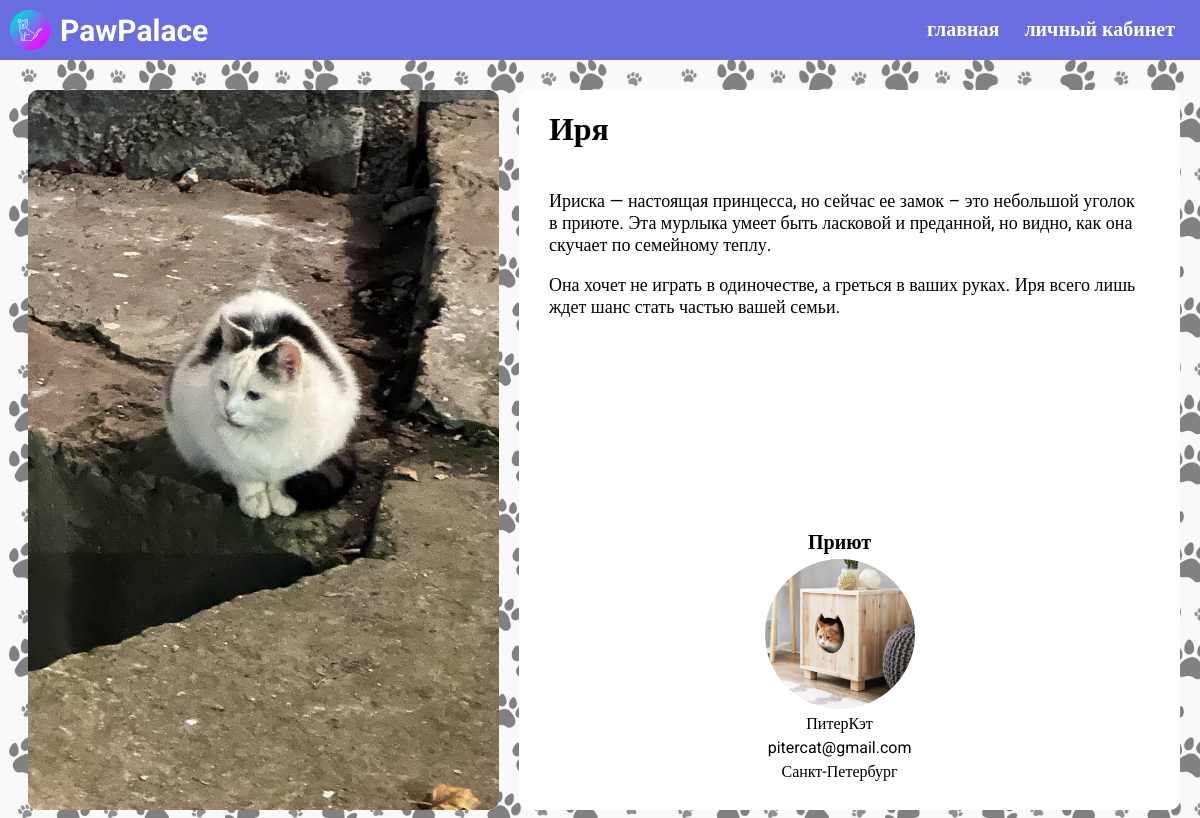
The page /Cat/2/ (signed in) on the database its author committed.
### main/models.py (models this page shows, shortened)
class Cat(models.Model):
    Cattitle = models.CharField('Заголовок', max_length=100, default="")
    Catdescriptionshort = models.CharField('Краткое описание', max_length=80, default="")
    Catname = models.CharField('Кличка', max_length=80, default="")
    Catdescription = models.TextField('Описание', max_length=8000, default="")
    Catpic = models.ImageField('Главное фото', upload_to='imgs/Cats/', default=0)
    Catplace = models.CharField('Город', max_length=200, default="")
    hostpic = models.ImageField('Фото приюта', upload_to='imgs/Cats/avatars/', default=0)
    hostname = models.CharField('Приют', max_length=100, default="")
    hostemail = models.EmailField('Почта приюта', max_length=100, default="")

### main/views.py (the view)
# urls.py: path('Cat/<int:pk>/', views.Cat_detail, name='Cat_detail'),
def Cat_detail(request, pk):
    cat_instance = get_object_or_404(Cat, pk=pk)
    hostnameclean = ' '.join(str(cat_instance.hostname).replace('_', '-').split('-'))
    return render(request, 'Cat_detail.html', {'Cat': cat_instance, 'hostname': hostnameclean})

### main/templates/cat_detail.html (shortened to what this page needs)
{% extends 'base.html' %}
{% block content %}
<div class="container">
    <div class="main-Cat-inner">
        <div class="main-Cat-window">
            <div class="main-Cat-info-container">
                <img src="{{ Cat.Catpic.url }}" class="main-Cat-img">
            </div>
        </div>
        <div class="main-Cat-description">
            <div class="description-container">
                <div class="description-title">{{ Cat.Catname }}</div>
                <div class="description">
                    {% autoescape off %}{{ Cat.Catdescription }}{% endautoescape %}
                </div>
                <div class="main-Cat-host-title">Приют</div>
                <div class="main-Cat-host-description-container">
                    <img class="main-Cat-host-avatar" src="{{ Cat.hostpic.url }}">
                    <div class="main-Cat-host-description">{{ hostname }}</div>
                    <div class="main-Cat-host-description">{{ Cat.hostemail }}</div>
                    <div class="main-Cat-host-description">{{ Cat.Catplace }}</div>
                </div>
            </div>
        </div>
    </div>
</div>
{% endblock content%}

### static/css/styles.css (style rules this page uses)
body { background: url(../../media/imgs/back.png); background-size: 55%; }
.container { margin-top: 10px; }
.main-Cat-inner { width: 99%; font-family: 'Roboto'; justify-content: center; flex-direction: row; display: flex; }
.main-Cat-window { height: 600px; width: 600px; position: relative; margin-top: 70px; margin-left:10px; border-radius: 10px; display: inline-flex; margin-right: 20px; }
.main-Cat-info-container { width: 100%; margin-left: 10px; margin-top: 10px; height: 120%; background-color: white; border-radius: 10px; display: block; }
.main-Cat-img { width: 100%; flex-wrap: wrap; object-fit: cover; border-radius: 10px; height: 100%; }
.main-Cat-host-title { font-weight: 700; font-size: 20px; text-align: center; margin-top: 20px; }
.main-Cat-host-avatar { width: 150px; height: 150px; flex-wrap: wrap; object-fit: cover; border-radius: 100px; margin: auto; display: block; position: relative; margin-top: 5px; }
.main-Cat-host-description { text-align: center; margin-top: 5px; }
.main-Cat-description { width: 800px; background-color: white; position: relative; display: inline; height: 720px; margin-top: 80px; border-radius: 10px; padding-right: 20px; }
.description-title { font-size: 32px; font-weight: 700; margin-left: 30px; margin-top: 20px; width: 100%; height: 80px; }
.description { margin-left: 30px; margin-right: 20px; height: 320px; font-size: 18px; font-weight: 400; }

### rows shown on the page
Cat: Catpic (picture), Catname "Иря", Catdescription "Ириска — настоящая принцесса, но сейчас ее замок – это небольшой уголок в приюте. Эта мурлыка умеет быть ласковой и преданной, но видно, как она скучает по семейному теплу. Она хочет не играть в одиночестве, а греться в ваших руках. Иря всего лишь ждет шанс стать частью вашей семьи.", hostpic (picture), hostname "ПитерКэт", hostemail "pitercat@gmail.com", Catplace "Санкт-Петербург"
